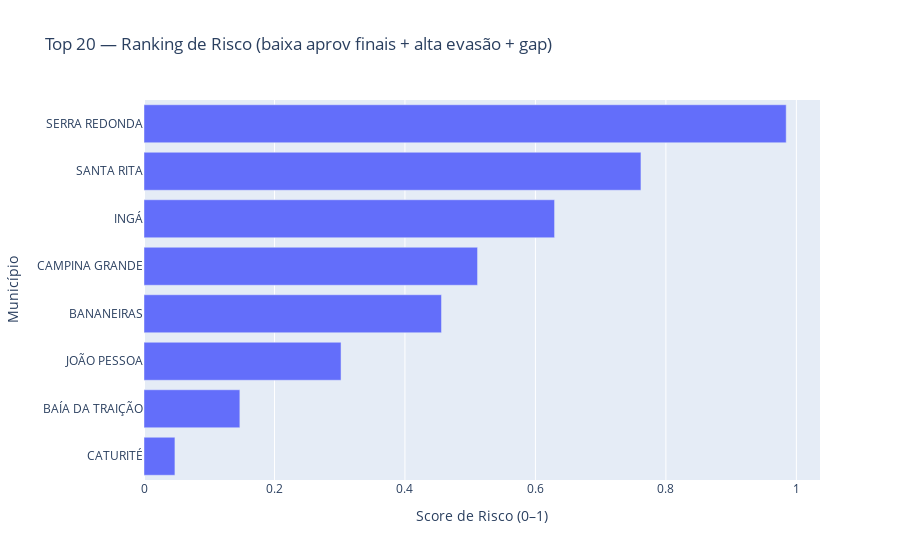

The notebook cell saved with this chart:
### Code cell
def graf_ranking_risco(base=df_static, top_n=20):
    df = base.copy()

    # --- garante SCORE_RISCO calculado ---
    if "SCORE_RISCO" not in df.columns or df["SCORE_RISCO"].isna().all():
        aprov_finais_norm = 1 - _minmax(df["APROVACAO_FINAIS_%"].fillna(df["APROVACAO_FINAIS_%"].median()))
        evasao_norm       = _minmax(df["EVASAO_FUNDAMENTAL"].fillna(df["EVASAO_FUNDAMENTAL"].median()))
        gap_norm          = _minmax(df["GAP_APROV_%"].fillna(0))
        df["SCORE_RISCO"] = 0.5*aprov_finais_norm + 0.4*evasao_norm + 0.1*gap_norm

    # --- remove linhas totalmente nulas ---
    df = df.dropna(subset=["SCORE_RISCO","MUNICIPIO_NOME"])

    if df.empty:
        raise ValueError("Nenhum município com SCORE_RISCO válido. Confira se o merge trouxe valores para evasão e aprovação.")

    df = df.sort_values("SCORE_RISCO", ascending=False).head(top_n)

    fig = px.bar(
        df, x="SCORE_RISCO", y="MUNICIPIO_NOME", orientation="h",
        hover_data=["APROVACAO_INICIAIS_%","APROVACAO_FINAIS_%","EVASAO_FUNDAMENTAL","GAP_APROV_%"],
        title=f"Top {top_n} — Ranking de Risco (baixa aprov finais + alta evasão + gap)",
        labels={"MUNICIPIO_NOME":"Município","SCORE_RISCO":"Score de Risco (0–1)"}
    )
    fig.update_yaxes(categoryorder="total ascending")
    return fig
graf_ranking_risco().show()

### Figure 1 — Plotly figure (JSON) as saved in the notebook; plotly's stock layout.template omitted (floating-point values rounded to 4 significant figures)
{"data": [{"alignmentgroup": "True", "customdata": [[81.05, 68.88, 5.8, 12.17], [81.9, 70.9, 5, 11.01], [83.95, 71.2, null, 12.75], [87.76, 74.16, null, 13.59], [87.25, 73.66, 3.6, 13.59], [86.14, 77.71, 4.1, 8.431], [84.8, 80.31, null, 4.485], [89.31, 80.51, 3.2, 8.803]], "hovertemplate": "Score de Risco (0–1)=%{x}<br>Município=%{y}<br>APROVACAO_INICIAIS_%=%{customdata[0]}<br>APROVACAO_FINAIS_%=%{customdata[1]}<br>EVASAO_FUNDAMENTAL=%{customdata[2]}<br>GAP_APROV_%=%{customdata[3]}<extra></extra>", "legendgroup": "", "marker": {"color": "#636efa", "pattern": {"shape": ""}}, "name": "", "offsetgroup": "", "orientation": "h", "showlegend": false, "textposition": "auto", "type": "bar", "x": [0.9844, 0.7618, 0.6294, 0.5113, 0.456, 0.302, 0.1469, 0.04741], "xaxis": "x", "y": ["SERRA REDONDA", "SANTA RITA", "INGÁ", "CAMPINA GRANDE", "BANANEIRAS", "JOÃO PESSOA", "BAÍA DA TRAIÇÃO", "CATURITÉ"], "yaxis": "y"}], "layout": {"barmode": "relative", "legend": {"tracegroupgap": 0}, "title": {"text": "Top 20 — Ranking de Risco (baixa aprov finais + alta evasão + gap)"}, "xaxis": {"anchor": "y", "domain": [0, 1], "title": {"text": "Score de Risco (0–1)"}}, "yaxis": {"anchor": "x", "categoryorder": "total ascending", "domain": [0, 1], "title": {"text": "Município"}}}}
